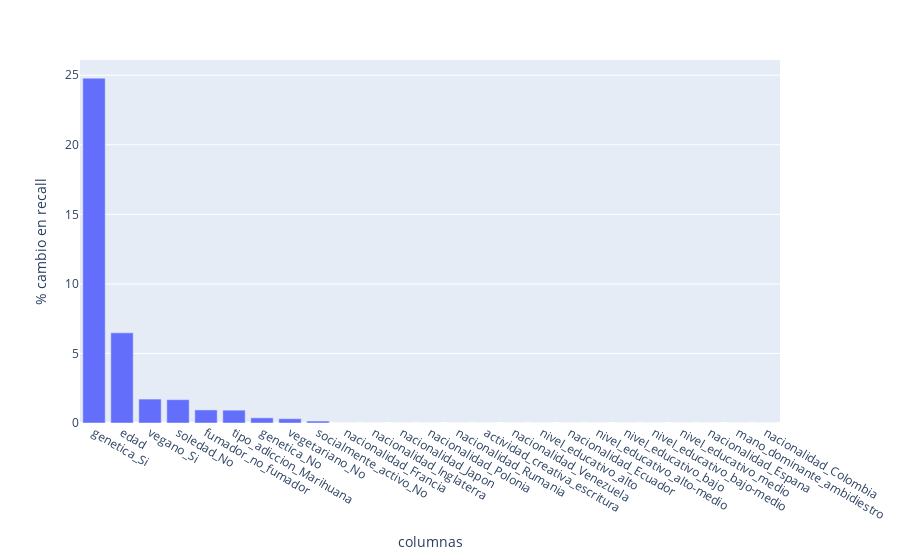

Notebook source saved alongside this figure:
### Markdown cell above
px.bar(
    pd.DataFrame.from_dict(percent_changes).melt().groupby(['variable']).mean().reset_index().sort_values(['value'], ascending=False)[:25], 
    x='variable', 
    y='value', 
    labels={
        'variable':'column', 
        'value':'% change in recall'
        }
       )

### Code cell
px.bar(
    pd.DataFrame.from_dict(percent_changes).melt().groupby(['variable']).mean().reset_index().sort_values(['value'], ascending=False)[:25], 
    x='variable', 
    y='value', 
    labels={
        'variable':'columnas', 
        'value':'% cambio en recall'
        }
       )

### Figure 1 — Plotly figure (JSON) as saved in the notebook; plotly's stock layout.template omitted (floating-point values rounded to 4 significant figures)
{"data": [{"alignmentgroup": "True", "hovertemplate": "columnas=%{x}<br>% cambio en recall=%{y}<extra></extra>", "legendgroup": "", "marker": {"color": "#636efa"}, "name": "", "offsetgroup": "", "orientation": "v", "showlegend": false, "textposition": "auto", "type": "bar", "x": ["genetica_Si", "edad", "vegano_Si", "soledad_No", "fumador_no_fumador", "tipo_adiccion_Marihuana", "genetica_No", "vegetariano_No", "socialmente_activo_No", "nacionalidad_Francia", "nacionalidad_Inglaterra", "nacionalidad_Japon", "nacionalidad_Polonia", "nacionalidad_Rumania", "actividad_creativa_escritura", "nacionalidad_Venezuela", "nivel_educativo_alto", "nacionalidad_Ecuador", "nivel_educativo_alto-medio", "nivel_educativo_bajo", "nivel_educativo_bajo-medio", "nivel_educativo_medio", "nacionalidad_Espana", "mano_dominante_ambidiestro", "nacionalidad_Colombia"], "xaxis": "x", "y": [24.79, 6.482, 1.719, 1.677, 0.9404, 0.9232, 0.3722, 0.3075, 0.1396, 0, 0, 0, 0, 0, 0, 0, 0, 0, 0, 0, 0, 0, 0, 0, 0], "yaxis": "y"}], "layout": {"barmode": "relative", "legend": {"tracegroupgap": 0}, "margin": {"t": 60}, "xaxis": {"anchor": "y", "domain": [0, 1], "title": {"text": "columnas"}}, "yaxis": {"anchor": "x", "domain": [0, 1], "title": {"text": "% cambio en recall"}}}}
